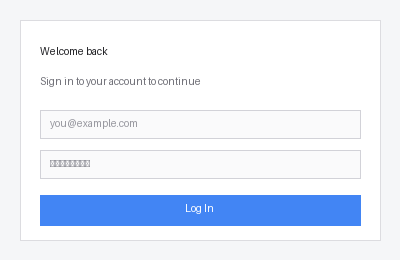
#> input picture examples/visual-regression/before.png, 400 x 260 px, found by its file name
$ python cli.py before.png after.png --output-dir output/
#> lines starting #> are read from the running program, lines starting #| are printed output that depends on the picture; after the words box and inside, x2 and y2 are one past the last pixel; in counts of white or black regions, pixels touching at a corner belong together
### packages/visual-regression/src/compare.py
"""Practical V1 screenshot comparator. See README "Visual regression" for the
full rationale and documented limitations; summary here:

Naive pixel-perfect diffing (exact equality or raw absolute-difference sum)
is unusable for real screenshots: anti-aliased text/edge rendering differs
by a few RGB values between otherwise-identical captures, and a 1-2px
layout shift (scrollbar width, sub-pixel font metrics) can shift an entire
edge — a naive diff flags nearly the whole page as "different" on every run.

This pipeline: (1) blur both images identically to symmetrically absorb
anti-aliasing noise without needing image alignment/registration, (2)
threshold the remaining grayscale difference into a boolean changed-pixel
mask, (3) hand the mask to RegionDetector to cluster it into a small number
of bounding boxes, filtering out near-isolated stray pixels that survive
blurring.
"""
from __future__ import annotations

from dataclasses import dataclass
from typing import Optional

import numpy as np
from PIL import Image, ImageDraw, ImageFilter

from regions import Region, RegionDetector
from threshold import ComparisonConfig


@dataclass
class ComparisonResult:
    passed: bool
    diff_percentage: float
    regions: list[Region]
    dimension_mismatch: bool
    before_size: tuple[int, int]
    after_size: tuple[int, int]

    def to_dict(self) -> dict:
        return {
            "passed": self.passed,
            "diffPercentage": self.diff_percentage,
            "dimensionMismatch": self.dimension_mismatch,
            "beforeSize": list(self.before_size),
            "afterSize": list(self.after_size),
            "regions": [r.to_dict() for r in self.regions],
        }


class ImageComparator:
    def __init__(self, config: Optional[ComparisonConfig] = None):
        self.config = config or ComparisonConfig()
        self.region_detector = RegionDetector()

    def compare(self, before_path: str, after_path: str) -> ComparisonResult:
#> called with before_path = 'before.png', after_path = 'after.png'
        before = Image.open(before_path).convert("RGB")
#> before is the input picture: PIL image 400x260 RGB; mean R, G, B 231.7, 238.3, 249.7
        after = Image.open(after_path).convert("RGB")
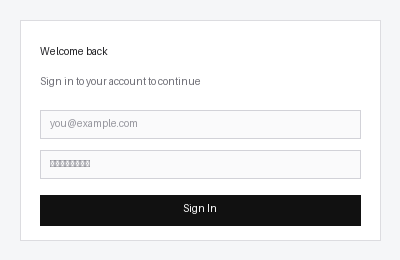
#> input picture examples/visual-regression/after.png, 400 x 260 px, found by its file name
#> after is the input picture: PIL image 400x260 RGB; mean R, G, B 227.1, 227.3, 228.1

        if before.size != after.size:
            # A resized viewport/element isn't a pixel-diffable "regression"
            # in this V1 — reported distinctly rather than silently
            # comparing misaligned arrays (which would produce garbage).
            return ComparisonResult(
                passed=False,
                diff_percentage=100.0,
                regions=[],
                dimension_mismatch=True,
                before_size=before.size,
                after_size=after.size,
            )

        mask = self._diff_mask(before, after)
        regions = self.region_detector.detect(mask, self.config)

        total_pixels = mask.shape[0] * mask.shape[1]
        changed_pixels = int(mask.sum())
        diff_percentage = round(100 * changed_pixels / total_pixels, 4) if total_pixels else 0.0

        return ComparisonResult(
            passed=len(regions) == 0,
            diff_percentage=diff_percentage,
            regions=regions,
            dimension_mismatch=False,
            before_size=before.size,
            after_size=after.size,
        )

    def render_diff_image(self, before_path: str, after_path: str) -> Image.Image:
        """Grayscale heatmap: white = changed pixel, black = unchanged."""
        before = Image.open(before_path).convert("RGB")
        after = Image.open(after_path).convert("RGB")
        mask = self._diff_mask(before, after)
        return Image.fromarray((mask * 255).astype(np.uint8), mode="L")

    def render_highlighted_image(self, after_path: str, regions: list[Region]) -> Image.Image:
        """The after-screenshot with a red box drawn around each changed region."""
        image = Image.open(after_path).convert("RGB")
        draw = ImageDraw.Draw(image)
        for region in regions:
            draw.rectangle(
                [region.x, region.y, region.x + region.width, region.y + region.height],
                outline=(255, 0, 0),
                width=3,
            )
        return image

    def _diff_mask(self, before: Image.Image, after: Image.Image) -> np.ndarray:
        cfg = self.config
        if cfg.blur_radius > 0:
            before = before.filter(ImageFilter.GaussianBlur(cfg.blur_radius))
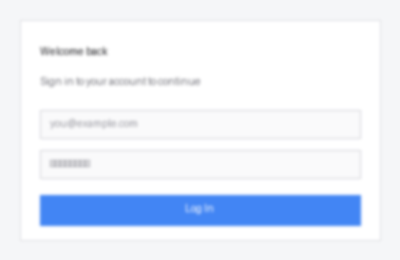
#> before: PIL image 400x260 RGB; mean R, G, B 231.7, 238.3, 249.7
            after = after.filter(ImageFilter.GaussianBlur(cfg.blur_radius))
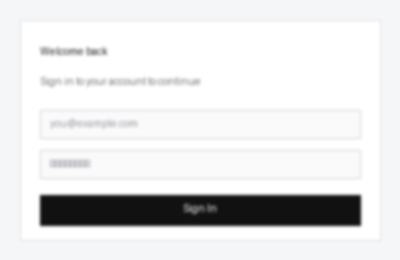
#> after: PIL image 400x260 RGB; mean R, G, B 227.1, 227.3, 228.2

        # Grayscale luminance diffing — a documented V1 blind spot: two
        # similarly-bright but differently-colored pixels (e.g. red vs green
        # text) can under-score here. See README limitations.
        before_gray = np.array(before.convert("L"), dtype=np.int16)
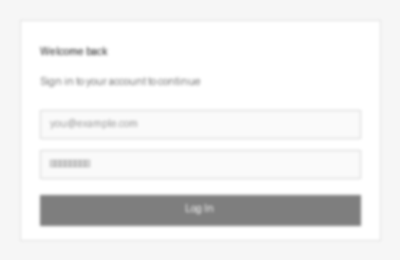
#> before_gray: shape (260, 400) int16; min 126, max 255, mean 237.7
        after_gray = np.array(after.convert("L"), dtype=np.int16)

        diff = np.abs(before_gray - after_gray)
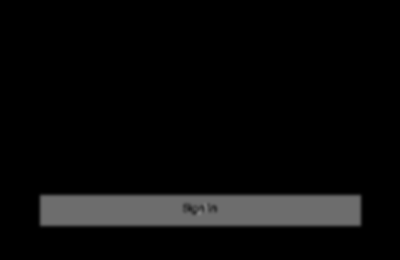
#> diff: shape (260, 400) int16; min 0, max 129, mean 10.3
        return (diff >= cfg.pixel_threshold).astype(np.uint8)
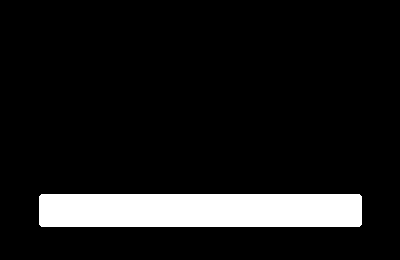
#> returned value: shape (260, 400); values 0 (black) and 1 (white), 10.2% white; 1 white region, box (x1, y1, x2, y2) and area: (39, 194, 362, 227) 10647

### packages/visual-regression/src/regions.py
"""Clusters a boolean diff mask into bounding-box "changed regions"."""
from __future__ import annotations

from dataclasses import dataclass

import cv2
import numpy as np

from threshold import ComparisonConfig


@dataclass
class Region:
    x: int
    y: int
    width: int
    height: int
    pixel_count: int

    def to_dict(self) -> dict:
        return {
            "x": self.x,
            "y": self.y,
            "width": self.width,
            "height": self.height,
            "pixelCount": self.pixel_count,
        }


class RegionDetector:
    """
    Turns a raw "which pixels changed" boolean mask into a small number of
    bounding boxes suitable for drawing on a highlight image — a real UI
    change is one box, not a scatter of individual differing pixels.

    Two steps: (1) 8-connected-component labeling via OpenCV
    (`cv2.connectedComponentsWithStats`) to find contiguous blobs of changed
    pixels, dropping blobs below `min_region_area` as residual noise; (2)
    merge boxes that are within `merge_distance` of each other, since a
    single visual change (e.g. a resized button) often produces two or three
    nearby blobs rather than one contiguous one.
    """

    def detect(self, mask: np.ndarray, config: ComparisonConfig) -> list[Region]:
        num_labels, _labels, stats, _centroids = cv2.connectedComponentsWithStats(mask, connectivity=8)
#> num_labels = 2; stats = [[0, 0, 400, 260, 93353], [39, 194, 323, 33, 10647]]

        regions: list[Region] = []
        for label in range(1, num_labels):  # label 0 is always the background
            x, y, w, h, area = stats[label]
            if area < config.min_region_area:
                continue
            regions.append(Region(x=int(x), y=int(y), width=int(w), height=int(h), pixel_count=int(area)))
#> this loop made 1 pass
#> after the loop, regions = 1 item

        return self._merge_nearby(regions, config.merge_distance)

    def _merge_nearby(self, regions: list[Region], merge_distance: int) -> list[Region]:
        if merge_distance <= 0 or len(regions) <= 1:
            return regions

        merged = list(regions)
        changed = True
        while changed:
            changed = False
            for i in range(len(merged)):
                for j in range(i + 1, len(merged)):
                    if self._within_distance(merged[i], merged[j], merge_distance):
                        merged[i] = self._union(merged[i], merged[j])
                        del merged[j]
                        changed = True
                        break
                if changed:
                    break
        return merged

    # [15 lines left out: functions _within_distance, _union, not called in this run]

### packages/visual-regression/src/threshold.py
"""Configurable knobs for the comparison pipeline (see compare.py)."""
from __future__ import annotations

from dataclasses import dataclass


@dataclass(frozen=True)
class ComparisonConfig:
    """
    All values are V1 starting defaults, not statistically tuned — they are
    deliberately conservative (few false positives on ordinary anti-aliasing
    noise) and documented as such in the README's "V1 limitations" section.
    """

    #: 0-255 grayscale absolute-difference threshold above which a pixel
    #: counts as "changed". Higher = more tolerant of rendering noise.
    pixel_threshold: int = 30

    #: Gaussian blur radius (px) applied identically to both images before
    #: diffing, to symmetrically absorb anti-aliasing/font-rendering noise.
    #: 0 disables blurring (closer to a naive pixel diff).
    blur_radius: float = 1.5

    #: Connected components smaller than this (in px^2) are discarded as
    #: residual noise rather than reported as a changed region.
    min_region_area: int = 40

    #: Bounding boxes within this many pixels of each other are merged into
    #: one region, so a single real UI change doesn't render as several
    #: adjacent shards.
    merge_distance: int = 10

    def __post_init__(self) -> None:
        if not (0 <= self.pixel_threshold <= 255):
            raise ValueError("pixel_threshold must be within 0..255")
        if self.blur_radius < 0:
            raise ValueError("blur_radius must be >= 0")
        if self.min_region_area < 0:
            raise ValueError("min_region_area must be >= 0")
        if self.merge_distance < 0:
            raise ValueError("merge_distance must be >= 0")

### packages/visual-regression/src/cli.py
"""Thin CLI wrapper: compare two screenshots, write diff.png/highlighted.png/result.json.

Usage:
    python cli.py before.png after.png --output-dir output/
"""
from __future__ import annotations

import argparse
import json
import sys
from pathlib import Path

from compare import ImageComparator
from threshold import ComparisonConfig


def main(argv: list[str] | None = None) -> int:
    defaults = ComparisonConfig()
    parser = argparse.ArgumentParser(description="Compare two screenshots and highlight visual differences.")
    parser.add_argument("before", help="Path to the baseline screenshot")
    parser.add_argument("after", help="Path to the new screenshot")
    parser.add_argument("--output-dir", default="output", help="Directory to write diff.png/highlighted.png/result.json into")
    parser.add_argument("--pixel-threshold", type=int, default=defaults.pixel_threshold)
    parser.add_argument("--blur-radius", type=float, default=defaults.blur_radius)
    parser.add_argument("--min-region-area", type=int, default=defaults.min_region_area)
    parser.add_argument("--merge-distance", type=int, default=defaults.merge_distance)
    args = parser.parse_args(argv)

    config = ComparisonConfig(
        pixel_threshold=args.pixel_threshold,
        blur_radius=args.blur_radius,
        min_region_area=args.min_region_area,
        merge_distance=args.merge_distance,
    )
    comparator = ImageComparator(config)
    result = comparator.compare(args.before, args.after)
#> in compare, `changed_pixels = int(mask.sum())`: changed_pixels = 10647
#> in compare, `diff_percentage = round(100 * changed_pixels / total_pixels, 4) if tot..`: diff_percentage = 10.24

    output_dir = Path(args.output_dir)
    output_dir.mkdir(parents=True, exist_ok=True)

    payload = result.to_dict()
#> payload = 6 items
    payload["config"] = {
        "pixelThreshold": config.pixel_threshold,
        "blurRadius": config.blur_radius,
        "minRegionArea": config.min_region_area,
        "mergeDistance": config.merge_distance,
    }

    if not result.dimension_mismatch:
        comparator.render_diff_image(args.before, args.after).save(output_dir / "diff.png")
        comparator.render_highlighted_image(args.after, result.regions).save(output_dir / "highlighted.png")
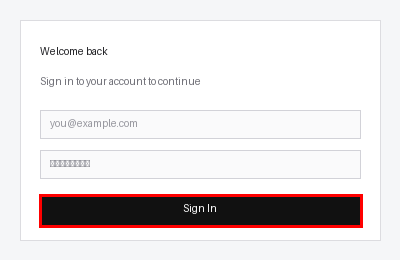
#> saved as highlighted.png: PIL image 400x260 RGB; mean R, G, B 229.5, 224.5, 225.4

    (output_dir / "result.json").write_text(json.dumps(payload, indent=2))

    print(json.dumps(payload, indent=2))
#> (printed output is left out)
    return 0 if result.passed else 1


if __name__ == "__main__":
#> (the run stopped early here; a loop or call above may not have finished)
